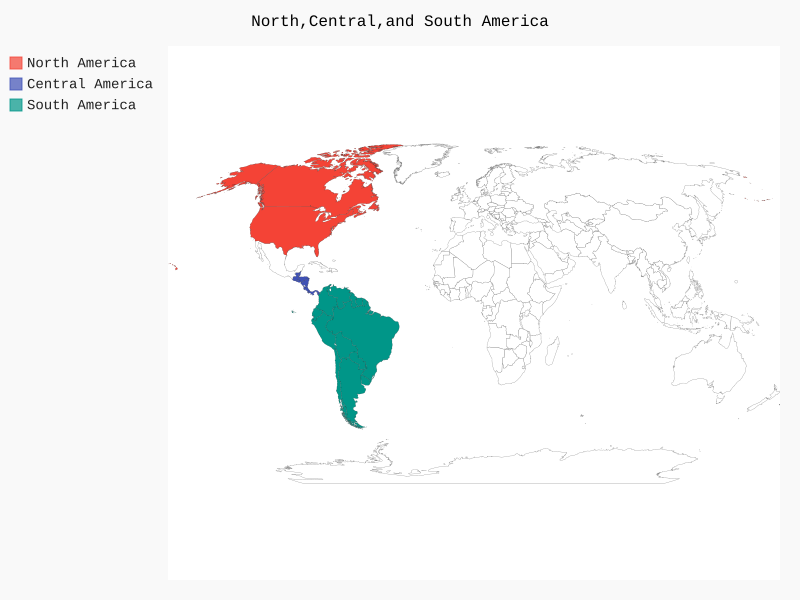

The script that drew this image:
import pygal_maps_world.maps

wm = pygal_maps_world.maps.World()
wm.title = 'North,Central,and South America'

wm.add('North America', ['ca', 'x', 'us'])
wm.add('Central America', ['bz', 'cr', 'gt', 'hn', 'ni', 'pa', 'sv'])
wm.add('South America', ['ar', 'bo', 'br', 'cl', 'co', 'ec', 'gf',
                         'gy', 'pe', 'py', 'sr', 'uy', 've'])

wm.render_to_file('americas.svg')
